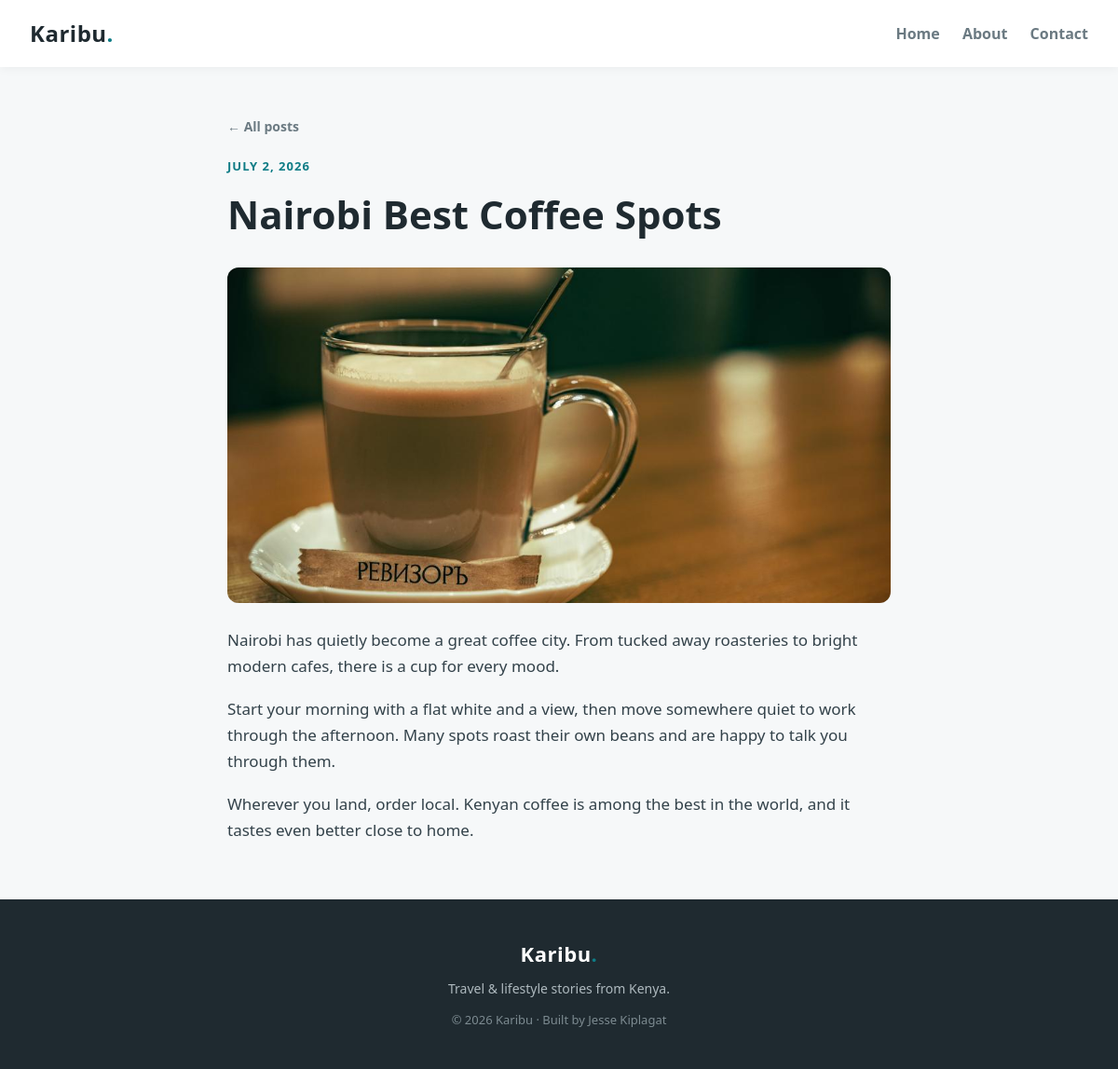
Screenshot of /post.php?id=3 with the database file from the repository.
### tables this page shows
CREATE TABLE IF NOT EXISTS posts (
  id INT AUTO_INCREMENT PRIMARY KEY,
  title VARCHAR(200) NOT NULL,
  slug VARCHAR(220) NOT NULL,
  excerpt VARCHAR(300) NOT NULL,
  body TEXT NOT NULL,
  image VARCHAR(120) NOT NULL,
  created_at DATETIME NOT NULL DEFAULT CURRENT_TIMESTAMP
);

### post.php (the view, shortened to what this page needs)
<?php
require __DIR__ . '/includes/db.php';
require __DIR__ . '/includes/functions.php';
$id = isset($_GET['id']) ? (int) $_GET['id'] : 0;
$stmt = $pdo->prepare('SELECT * FROM posts WHERE id = ?');
$stmt->execute([$id]);
$post = $stmt->fetch();
require __DIR__ . '/includes/header.php';
?>
  <article class="single">
    <a class="back" href="index.php">← All posts</a>
    <span class="date"><?= date('F j, Y', strtotime($post['created_at'])) ?></span>
    <h1><?= htmlspecialchars($post['title']) ?></h1>
    <img src="images/<?= htmlspecialchars($post['image']) ?>" alt="<?= htmlspecialchars($post['title']) ?>">
    <div class="content"><?= render_paragraphs($post['body']) ?></div>
  </article>
<?php require __DIR__ . '/includes/footer.php'; ?>

### includes/functions.php (shortened to what this page needs)
<?php
function render_paragraphs($text)
{
    $blocks = preg_split('/\n\s*\n/', trim($text));
    $html = '';
    foreach ($blocks as $block) {
        $block = trim($block);
        $html .= '<p>' . nl2br(htmlspecialchars($block)) . '</p>';
    }
    return $html;
}

### style.css (style rules this page uses)
:root { --accent: #0e7c86; --accent-dark: #0a5c63; --ink: #1f2a30; --muted: #6b7a82; --bg: #f6f8f9; }
* { margin: 0; padding: 0; box-sizing: border-box; }
body { font-family: 'Segoe UI', system-ui, Tahoma, sans-serif; color: var(--ink); background: var(--bg); line-height: 1.65; }
img { display: block; max-width: 100%; }
.single .content p { margin-bottom: 18px; }
.date { color: var(--accent); font-size: 13px; font-weight: 700; text-transform: uppercase; letter-spacing: 1px; }
.single { max-width: 760px; margin: 50px auto; padding: 0 24px; }
.single .back { text-decoration: none; color: var(--muted); font-weight: 600; font-size: 14px; }
.single .date { display: block; margin: 20px 0 6px; }
.single h1 { font-size: clamp(28px, 5vw, 42px); margin-bottom: 22px; }
.single img { width: 100%; height: 360px; object-fit: cover; border-radius: 12px; margin-bottom: 26px; }
.single .content { font-size: 17px; color: #33424a; }

### rows the page displays
posts: created_at "JULY 2, 2026", title "Nairobi Best Coffee Spots", image (picture), body "Nairobi has quietly become a great coffee city. From tucked away roasteries to bright modern cafes, there is a cup for every mood.", body "Start your morning with a flat white and a view, then move somewhere quiet to work through the afternoon. Many spots roast their own beans and are happy to talk you through them.", body "Wherever you land, order local. Kenyan coffee is among the best in the world, and it tastes even better close to home."
